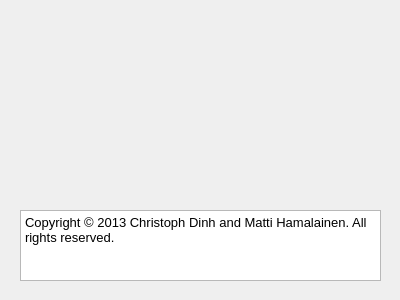
<?xml version="1.0" encoding="UTF-8"?>
<ui version="4.0">
 <class>BrainMonitorAboutWidgetClass</class>
 <widget class="QDialog" name="BrainMonitorAboutWidgetClass">
  <property name="geometry">
   <rect>
    <x>0</x>
    <y>0</y>
    <width>400</width>
    <height>300</height>
   </rect>
  </property>
  <property name="sizePolicy">
   <sizepolicy hsizetype="Fixed" vsizetype="Fixed">
    <horstretch>0</horstretch>
    <verstretch>0</verstretch>
   </sizepolicy>
  </property>
  <property name="minimumSize">
   <size>
    <width>400</width>
    <height>300</height>
   </size>
  </property>
  <property name="maximumSize">
   <size>
    <width>400</width>
    <height>300</height>
   </size>
  </property>
  <property name="windowTitle">
   <string>About Brain Monitor</string>
  </property>
  <widget class="QTextBrowser" name="textBrowser">
   <property name="geometry">
    <rect>
     <x>20</x>
     <y>210</y>
     <width>361</width>
     <height>71</height>
    </rect>
   </property>
   <property name="html">
    <string>&lt;!DOCTYPE HTML PUBLIC &quot;-//W3C//DTD HTML 4.0//EN&quot; &quot;http://www.w3.org/TR/REC-html40/strict.dtd&quot;&gt;
&lt;html&gt;&lt;head&gt;&lt;meta name=&quot;qrichtext&quot; content=&quot;1&quot; /&gt;&lt;style type=&quot;text/css&quot;&gt;
p, li { white-space: pre-wrap; }
&lt;/style&gt;&lt;/head&gt;&lt;body style=&quot; font-family:'MS Shell Dlg 2'; font-size:7.8pt; font-weight:400; font-style:normal;&quot;&gt;
&lt;table border=&quot;0&quot; style=&quot;-qt-table-type: root; margin-top:4px; margin-bottom:4px; margin-left:4px; margin-right:4px;&quot;&gt;
&lt;tr&gt;
&lt;td style=&quot;border: none;&quot;&gt;
&lt;p style=&quot; margin-top:0px; margin-bottom:0px; margin-left:0px; margin-right:0px; -qt-block-indent:0; text-indent:0px;&quot;&gt;&lt;span style=&quot; font-family:'Sans'; font-size:10pt;&quot;&gt;Copyright © 2013 Christoph Dinh and Matti Hamalainen. All rights reserved.&lt;/span&gt;&lt;/p&gt;&lt;/td&gt;&lt;/tr&gt;&lt;/table&gt;&lt;/body&gt;&lt;/html&gt;</string>
   </property>
  </widget>
 </widget>
 <layoutdefault spacing="6" margin="11"/>
 <resources/>
 <connections/>
</ui>
